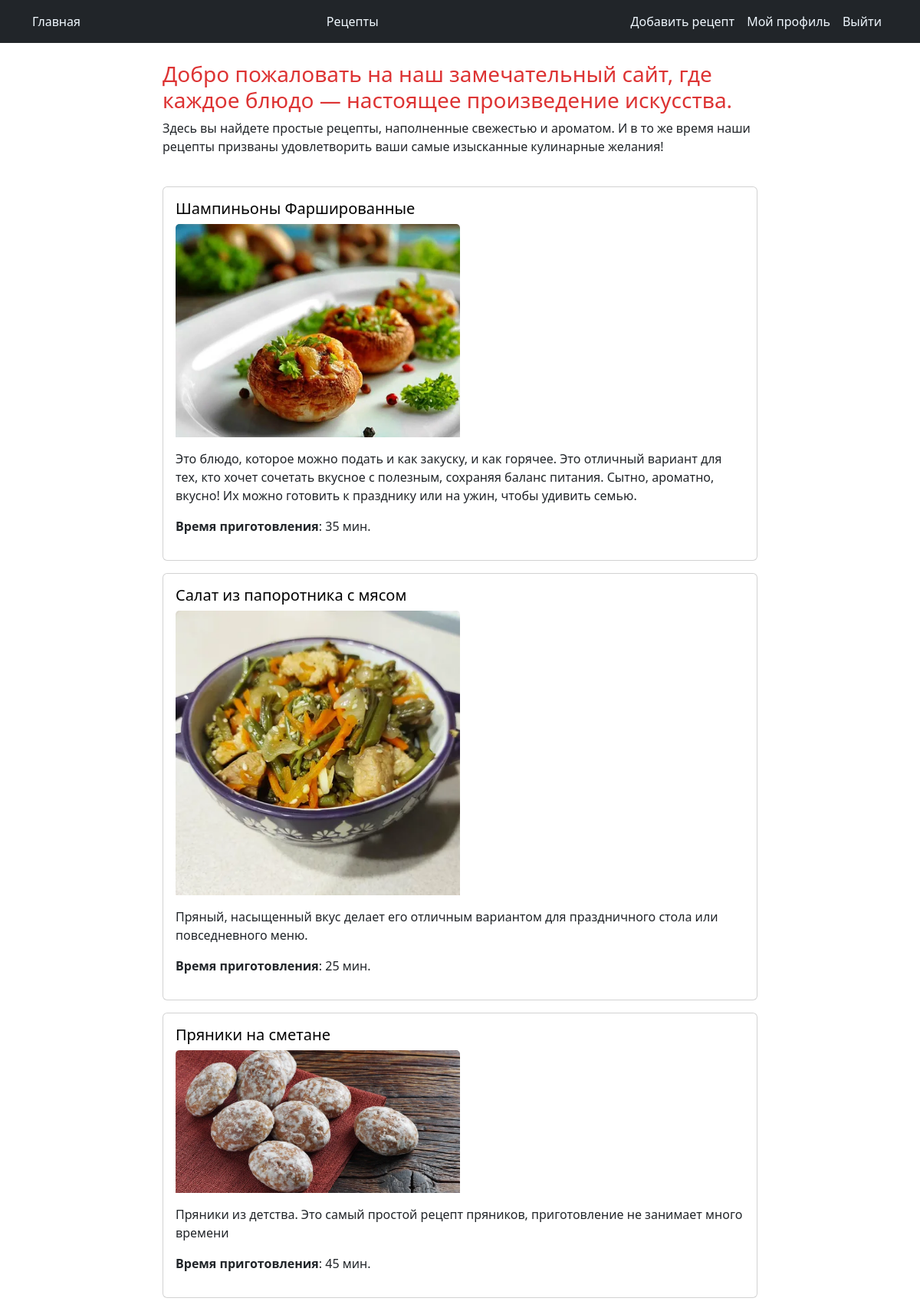
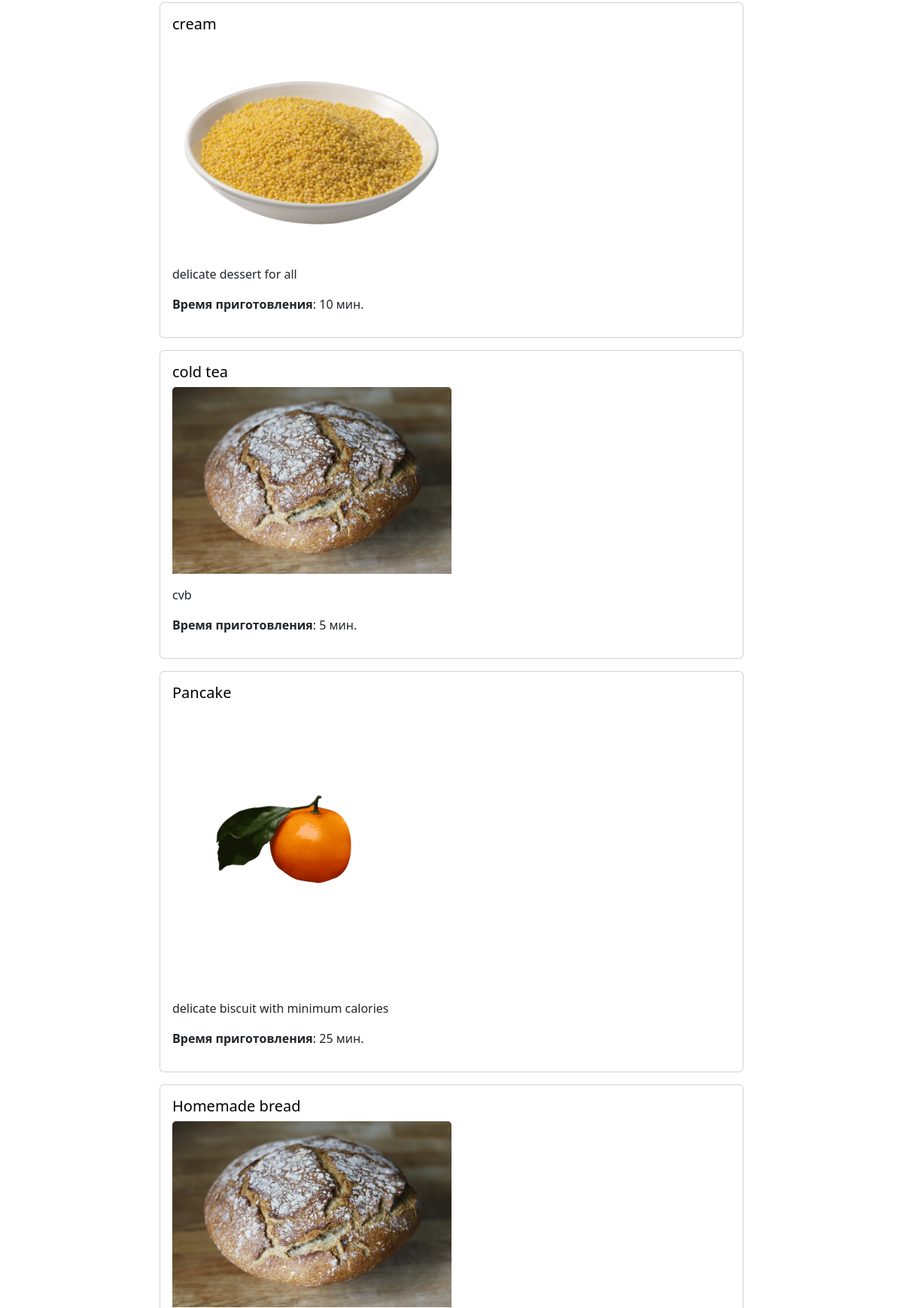
Screenshot of /recipe/list/ (signed in, upper part) with the database file from the repository (2 pictures, top to bottom).
### recipesapp/models.py (models this page shows, shortened)
class Recipe(models.Model):
    class Meta:
        verbose_name = "Recipe"
        ordering = ['-title', 'created_at']
    title = models.CharField(max_length=150)
    description = models.TextField()
    steps_of_cooking = models.TextField()
    time_for_cooking = models.IntegerField(default=15)
    author = models.ForeignKey(User, on_delete=models.PROTECT)
    created_at = models.DateTimeField(auto_now_add=True)
    updated_at = models.DateTimeField(auto_now=True)
    archived = models.BooleanField(default=False)
    photo = models.ImageField(null=True,  blank=True, upload_to=recipe_photo_directory_path)

### recipesapp/views.py (the view)
# urls.py: path('list/', RecipeListView.as_view(), name='list'),
class RecipeListView(ListView):
    template_name ='recipesapp/recipes-list.html'
    context_object_name = "recipes"
    queryset = Recipe.objects.filter(archived=False)

### recipesapp/templates/recipesapp/recipes-list.html (shortened to what this page needs)
<!DOCTYPE html>
{% extends "recipesapp/base.html" %}
{% load static}
<html>
<head>
{% block title %}
{% block content %}
  <h3 style="display: flex; justify-content: center; color: #DD3333">Добро пожаловать на наш замечательный сайт,
    где каждое блюдо — настоящее произведение искусства. </h3>
    <p style="display: flex; justify-content: center;">Здесь вы найдете простые рецепты, наполненные свежестью
      и ароматом. И в то же время наши рецепты призваны удовлетворить ваши самые изысканные  кулинарные желания!</p>
<br>
  {% if recipes  %}
    {% for recipe in recipes %}
    <div class="card mb-3">
      <div class="card-body">
        <h5 class="card-title">
          <a href= "{% url 'recipesapp:recipe_details' pk=recipe.pk %}" class="card-link" style="text-decoration: none;
            color:black">{{ recipe.title }}
          </a></h5>
          <p>
            {% if recipe.photo %}
              <img class="card-img-top" style="width:50%" src="{{ recipe.photo.url }}" alt="" >
            {% endif %}
          </p>
          <p class="card-text">{{ recipe.description }}</p>
        <p><b>Время приготовления</b>: {{ recipe.time_for_cooking }} мин.</p>
      </div>
    </div>
        {% endfor %}
      <br>
      {% else %}
      <h3>No recipes found.</h3>
      {% endif %}
    <br>
{% endblock %}

### rows the page displays
Recipe: title "Шампиньоны Фаршированные", photo (picture), description "Это блюдо, которое можно подать и как закуску, и как горячее. Это отличный вариант для тех, кто хочет сочетать вкусное с полезным, сохраняя баланс питания. Сытно, ароматно, вкусно! Их можно готовить к празднику или на ужин, чтобы удивить семью.", time_for_cooking "35"
Recipe: title "Салат из папоротника с мясом", photo (picture), description "Пряный, насыщенный вкус делает его отличным вариантом для праздничного стола или повседневного меню.", time_for_cooking "25"
Recipe: title "Пряники на сметане", photo (picture), description "Пряники из детства. Это самый простой рецепт пряников, приготовление не занимает много времени", time_for_cooking "45"
Recipe: title "cream", photo (picture), description "delicate dessert for all", time_for_cooking "10"
Recipe: title "cold tea", photo (picture), description "cvb", time_for_cooking "5"
Recipe: title "Pancake", photo (picture), description "delicate biscuit with minimum calories", time_for_cooking "25"
Recipe: title "Homemade bread", photo (picture)
